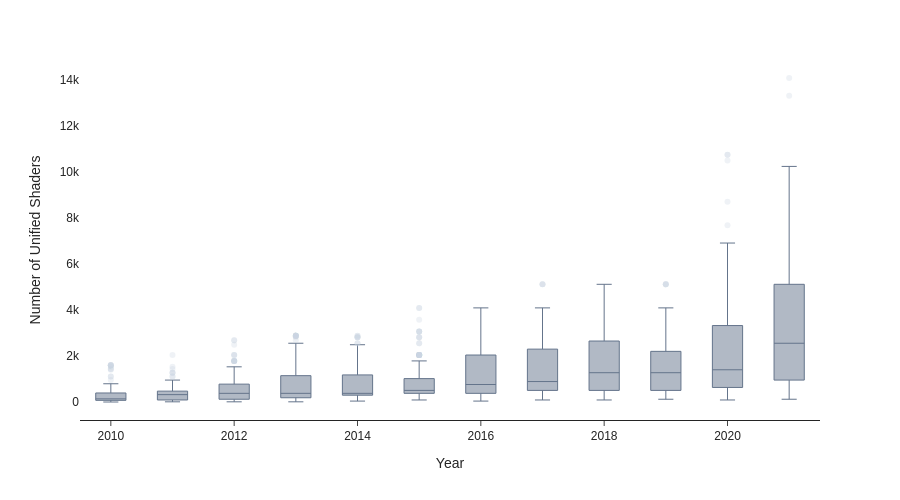

This figure's notebook cell:
### Code cell
df_p2010 = df.query('releaseYear >= 2010')
df_p2010 = df_p2010.dropna(subset=['unifiedShader'])

fig = px.box(
    df_p2010,
    x='releaseYear',
    y='unifiedShader',
    labels={
        'unifiedShader': 'Number of Unified Shaders',
        'releaseYear': 'Year',
    },
    height=500,
)

fig.update_xaxes(
    # showline=False,
)
fig.update_yaxes(
    showline=False,
    ticks='',
)

fig.update_traces(
    marker={
        'color': '#CBD5E1',
        'opacity': 0.3,
        'line_width': 0,
    },
    line={
        'color': '#64748B',
        'width': 1,
    }
)

fig.show()

### Figure 1 — Plotly figure (JSON) as saved in the notebook; plotly's stock layout.template omitted (floating-point values rounded to 4 significant figures; data arrays with more than 128 entries replaced by an {"elided": "..."} marker saying what was removed)
{"data": [{"alignmentgroup": "True", "hovertemplate": "Year=%{x}<br>Number of Unified Shaders=%{y}<extra></extra>", "legendgroup": "", "line": {"color": "#64748B", "width": 1}, "marker": {"color": "#CBD5E1", "line": {"width": 0}, "opacity": 0.3}, "name": "", "notched": false, "offsetgroup": "", "orientation": "v", "showlegend": false, "type": "box", "x": {"elided": "1613 int values"}, "x0": " ", "xaxis": "x", "y": {"elided": "1613 float values"}, "y0": " ", "yaxis": "y"}], "layout": {"boxmode": "group", "height": 500, "legend": {"tracegroupgap": 0}, "margin": {"t": 60}, "xaxis": {"anchor": "y", "domain": [0.0, 1.0], "title": {"text": "Year"}}, "yaxis": {"anchor": "x", "domain": [0.0, 1.0], "showline": false, "ticks": "", "title": {"text": "Number of Unified Shaders"}}}}
